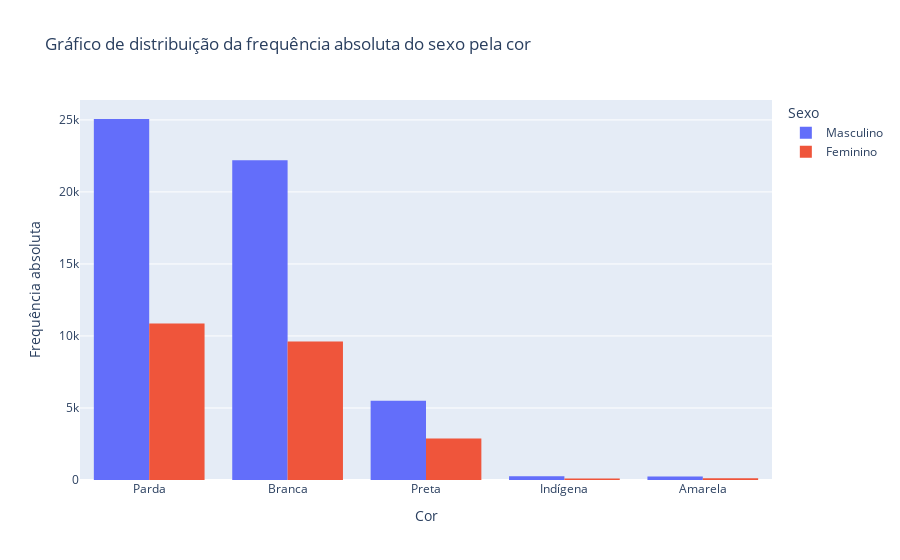

The code cell stored with this chart in its notebook:
### Code cell
fig = px.histogram(
    frequencies,
    color = 'Sexo',
    x = 'Cor',
    y = 'Frequência absoluta',
    barmode = 'group',
    title = 'Gráfico de distribuição da frequência absoluta do sexo pela cor'
)

fig.update_layout(
    yaxis_title = 'Frequência absoluta'
)

fig.show()

### Figure 1 — Plotly figure (JSON) as saved in the notebook; plotly's stock layout.template omitted (floating-point values rounded to 4 significant figures)
{"data": [{"alignmentgroup": "True", "bingroup": "x", "histfunc": "sum", "hovertemplate": "Sexo=Masculino<br>Cor=%{x}<br>sum of Frequência absoluta=%{y}<extra></extra>", "legendgroup": "Masculino", "marker": {"color": "#636efa", "pattern": {"shape": ""}}, "name": "Masculino", "offsetgroup": "Masculino", "orientation": "v", "showlegend": true, "type": "histogram", "x": ["Parda", "Branca", "Preta", "Indígena", "Amarela"], "xaxis": "x", "y": [25063, 22194, 5502, 256, 235], "yaxis": "y"}, {"alignmentgroup": "True", "bingroup": "x", "histfunc": "sum", "hovertemplate": "Sexo=Feminino<br>Cor=%{x}<br>sum of Frequência absoluta=%{y}<extra></extra>", "legendgroup": "Feminino", "marker": {"color": "#EF553B", "pattern": {"shape": ""}}, "name": "Feminino", "offsetgroup": "Feminino", "orientation": "v", "showlegend": true, "type": "histogram", "x": ["Parda", "Branca", "Preta", "Amarela", "Indígena"], "xaxis": "x", "y": [10862, 9621, 2889, 117, 101], "yaxis": "y"}], "layout": {"barmode": "group", "legend": {"title": {"text": "Sexo"}, "tracegroupgap": 0}, "title": {"text": "Gráfico de distribuição da frequência absoluta do sexo pela cor"}, "xaxis": {"anchor": "y", "domain": [0, 1], "title": {"text": "Cor"}}, "yaxis": {"anchor": "x", "domain": [0, 1], "title": {"text": "Frequência absoluta"}}}}
